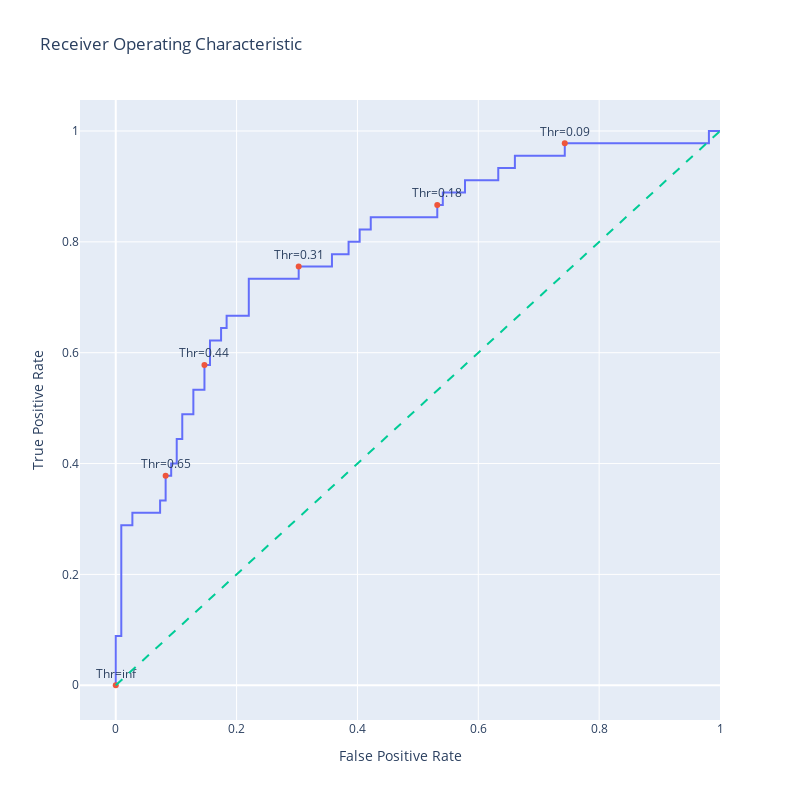

Notebook code for this chart:
### Code cell
import plotly.graph_objects as go
import numpy as np


# Generate a trace for ROC curve
trace0 = go.Scatter(
    x=fpr,
    y=tpr,
    mode='lines',
    name='ROC curve'
)

# Only label every nth point to avoid cluttering
n = 10
indices = np.arange(len(thresholds)) % n == 0  # Choose indices where index mod n is 0

trace1 = go.Scatter(
    x=fpr[indices],
    y=tpr[indices],
    mode='markers+text',
    name='Threshold points',
    text=[f"Thr={thr:.2f}" for thr in thresholds[indices]],
    textposition='top center'
)


# Diagonal line
trace2 = go.Scatter(
    x=[0, 1],
    y=[0, 1],
    mode='lines',
    name='Random (Area = 0.5)',
    line=dict(dash='dash')
)

data = [trace0, trace1, trace2]

# Define layout with square aspect ratio
layout = go.Layout(
    title='Receiver Operating Characteristic',
    xaxis=dict(title='False Positive Rate'),
    yaxis=dict(title='True Positive Rate'),
    autosize=False,
    width=800,
    height=800,
    showlegend=False
)

# Define figure and add data
fig = go.Figure(data=data, layout=layout)

# Show figure
fig.show()

### Figure 1 — Plotly figure (JSON) as saved in the notebook; plotly's stock layout.template omitted (floating-point values rounded to 4 significant figures)
{"data": [{"mode": "lines", "name": "ROC curve", "type": "scatter", "x": [0.0, 0.0, 0.0, 0.009174, 0.009174, 0.02752, 0.02752, 0.07339, 0.07339, 0.08257, 0.08257, 0.09174, 0.09174, 0.1009, 0.1009, 0.1101, 0.1101, 0.1284, 0.1284, 0.1468, 0.1468, 0.156, 0.156, 0.1743, 0.1743, 0.1835, 0.1835, 0.2202, 0.2202, 0.3028, 0.3028, 0.3578, 0.3578, 0.3853, 0.3853, 0.4037, 0.4037, 0.422, 0.422, 0.5321, 0.5321, 0.5413, 0.5413, 0.578, 0.578, 0.633, 0.633, 0.6606, 0.6606, 0.7431, 0.7431, 0.9817, 0.9817, 1.0], "y": [0.0, 0.02222, 0.08889, 0.08889, 0.2889, 0.2889, 0.3111, 0.3111, 0.3333, 0.3333, 0.3778, 0.3778, 0.4, 0.4, 0.4444, 0.4444, 0.4889, 0.4889, 0.5333, 0.5333, 0.5778, 0.5778, 0.6222, 0.6222, 0.6444, 0.6444, 0.6667, 0.6667, 0.7333, 0.7333, 0.7556, 0.7556, 0.7778, 0.7778, 0.8, 0.8, 0.8222, 0.8222, 0.8444, 0.8444, 0.8667, 0.8667, 0.8889, 0.8889, 0.9111, 0.9111, 0.9333, 0.9333, 0.9556, 0.9556, 0.9778, 0.9778, 1.0, 1.0]}, {"mode": "markers+text", "name": "Threshold points", "text": ["Thr=inf", "Thr=0.65", "Thr=0.44", "Thr=0.31", "Thr=0.18", "Thr=0.09"], "textposition": "top center", "type": "scatter", "x": [0.0, 0.08257, 0.1468, 0.3028, 0.5321, 0.7431], "y": [0.0, 0.3778, 0.5778, 0.7556, 0.8667, 0.9778]}, {"line": {"dash": "dash"}, "mode": "lines", "name": "Random (Area = 0.5)", "type": "scatter", "x": [0, 1], "y": [0, 1]}], "layout": {"autosize": false, "height": 800, "showlegend": false, "title": {"text": "Receiver Operating Characteristic"}, "width": 800, "xaxis": {"title": {"text": "False Positive Rate"}}, "yaxis": {"title": {"text": "True Positive Rate"}}}}
